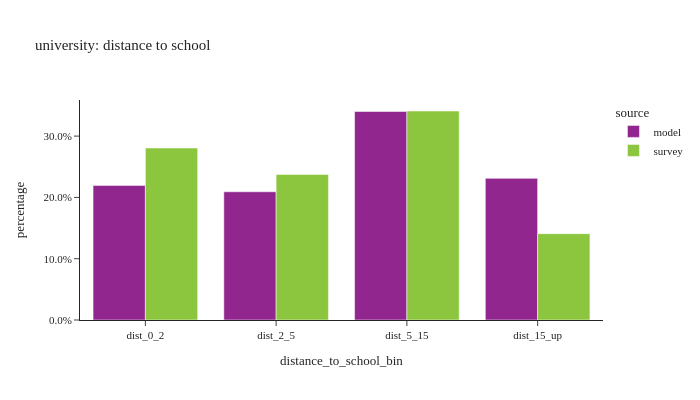

Source (notebook cell):
### Code cell
# distance to school: university
util.plot_share_barchart(per_data.loc[per_data['pstudent']==2], 'person_weight', 'distance_to_school_bin', title="university: distance to school")

### Figure 1 — Plotly figure (JSON) as saved in the notebook; plotly's stock layout.template omitted (floating-point values rounded to 4 significant figures)
{"data": [{"alignmentgroup": "True", "customdata": [[35654], [33971], [55238], [37525]], "hovertemplate": "source=model<br>distance_to_school_bin=%{x}<br>percentage=%{y}<br>sample_size=%{customdata[0]}<extra></extra>", "legendgroup": "model", "marker": {"color": "#91268F", "pattern": {"shape": ""}}, "name": "model", "offsetgroup": "model", "orientation": "v", "showlegend": true, "textposition": "auto", "type": "bar", "x": ["dist_0_2", "dist_2_5", "dist_5_15", "dist_15_up"], "xaxis": "x", "y": [0.2196, 0.2092, 0.3402, 0.2311], "yaxis": "y"}, {"alignmentgroup": "True", "customdata": [[84], [77], [78], [36]], "hovertemplate": "source=survey<br>distance_to_school_bin=%{x}<br>percentage=%{y}<br>sample_size=%{customdata[0]}<extra></extra>", "legendgroup": "survey", "marker": {"color": "#8CC63E", "pattern": {"shape": ""}}, "name": "survey", "offsetgroup": "survey", "orientation": "v", "showlegend": true, "textposition": "auto", "type": "bar", "x": ["dist_0_2", "dist_2_5", "dist_5_15", "dist_15_up"], "xaxis": "x", "y": [0.2806, 0.2376, 0.341, 0.1409], "yaxis": "y"}], "layout": {"barmode": "group", "height": 400, "legend": {"title": {"text": "source"}, "tracegroupgap": 0}, "title": {"text": "university: distance to school"}, "width": 700, "xaxis": {"anchor": "y", "domain": [0.0, 1.0], "title": {"text": "distance_to_school_bin"}}, "yaxis": {"anchor": "x", "domain": [0.0, 1.0], "tickformat": ".1%", "title": {"text": "percentage"}}}}
